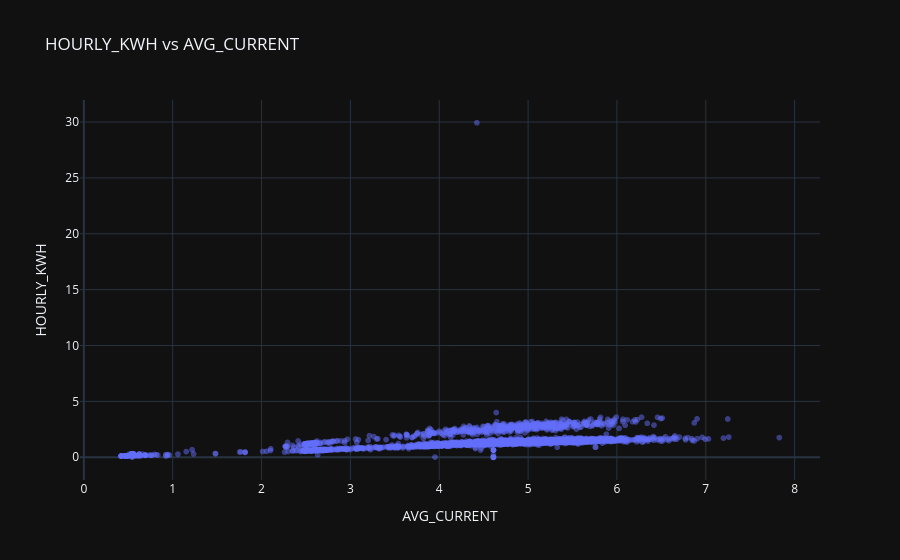
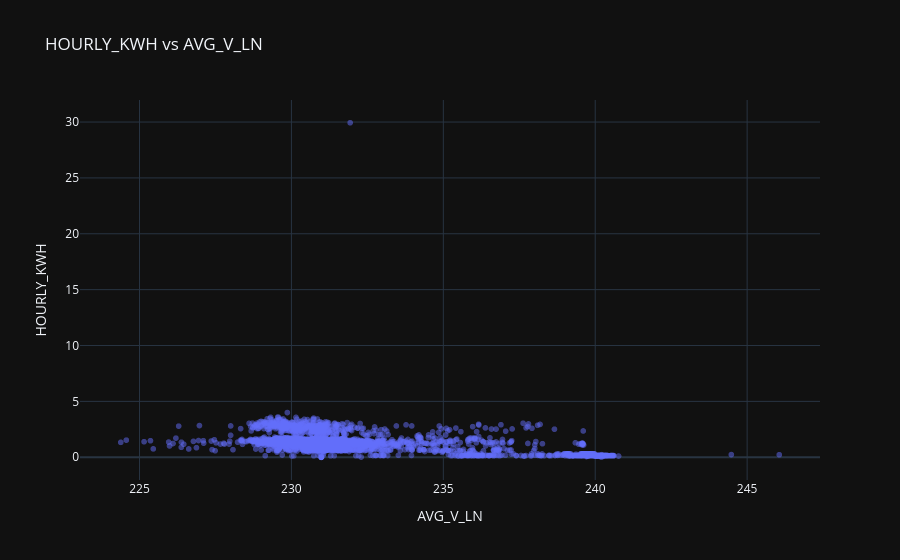

Notebook source saved alongside these figures, in order:
### Code cell
# Scatterplot - HOURLY_KWH vs Rest of the columns

cols = ['AVG_CURRENT','AVG_V_LN', 'long_gap_flag']

for col in cols:
    fig = px.scatter(
        hourly_df,
        x=col,
        y='HOURLY_KWH',
        opacity=0.5,
        title=f'HOURLY_KWH vs {col}',
        hover_data=['hour', 'day', 'weekday']
    )

    fig.update_layout(
        xaxis_title=col,
        yaxis_title='HOURLY_KWH',
        template='plotly_dark'
    )

    fig.show()

### Figure 1 — Plotly figure (JSON) as saved in the notebook; plotly's stock layout.template omitted (floating-point values rounded to 4 significant figures; data arrays with more than 128 entries replaced by an {"elided": "..."} marker saying what was removed)
{"data": [{"customdata": {"elided": "3828x3 int values"}, "hovertemplate": "AVG_CURRENT=%{x}<br>HOURLY_KWH=%{y}<br>hour=%{customdata[0]}<br>day=%{customdata[1]}<br>weekday=%{customdata[2]}<extra></extra>", "legendgroup": "", "marker": {"color": "#636efa", "opacity": 0.5, "symbol": "circle"}, "mode": "markers", "name": "", "showlegend": false, "type": "scattergl", "x": {"elided": "3828 float values"}, "xaxis": "x", "y": {"elided": "3828 float values"}, "yaxis": "y"}], "layout": {"legend": {"tracegroupgap": 0}, "title": {"text": "HOURLY_KWH vs AVG_CURRENT"}, "xaxis": {"anchor": "y", "domain": [0, 1], "title": {"text": "AVG_CURRENT"}}, "yaxis": {"anchor": "x", "domain": [0, 1], "title": {"text": "HOURLY_KWH"}}}}

### Figure 2 — Plotly figure (JSON) as saved in the notebook; plotly's stock layout.template omitted (floating-point values rounded to 4 significant figures; data arrays with more than 128 entries replaced by an {"elided": "..."} marker saying what was removed)
{"data": [{"customdata": {"elided": "3828x3 int values"}, "hovertemplate": "AVG_V_LN=%{x}<br>HOURLY_KWH=%{y}<br>hour=%{customdata[0]}<br>day=%{customdata[1]}<br>weekday=%{customdata[2]}<extra></extra>", "legendgroup": "", "marker": {"color": "#636efa", "opacity": 0.5, "symbol": "circle"}, "mode": "markers", "name": "", "showlegend": false, "type": "scattergl", "x": {"elided": "3828 float values"}, "xaxis": "x", "y": {"elided": "3828 float values"}, "yaxis": "y"}], "layout": {"legend": {"tracegroupgap": 0}, "title": {"text": "HOURLY_KWH vs AVG_V_LN"}, "xaxis": {"anchor": "y", "domain": [0, 1], "title": {"text": "AVG_V_LN"}}, "yaxis": {"anchor": "x", "domain": [0, 1], "title": {"text": "HOURLY_KWH"}}}}
